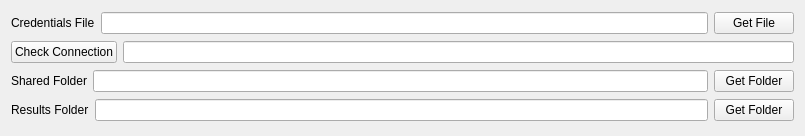
<?xml version="1.0" encoding="UTF-8"?>
<ui version="4.0">
 <class>Form</class>
 <widget class="QWidget" name="Form">
  <property name="geometry">
   <rect>
    <x>0</x>
    <y>0</y>
    <width>805</width>
    <height>136</height>
   </rect>
  </property>
  <property name="windowTitle">
   <string>Form</string>
  </property>
  <layout class="QVBoxLayout" name="verticalLayout">
   <item>
    <layout class="QHBoxLayout" name="horizontalLayout">
     <item>
      <widget class="QLabel" name="label">
       <property name="text">
        <string>Credentials File</string>
       </property>
      </widget>
     </item>
     <item>
      <widget class="QLineEdit" name="credential_file_edit_line"/>
     </item>
     <item>
      <widget class="QPushButton" name="get_credential_file_button">
       <property name="text">
        <string>Get File</string>
       </property>
      </widget>
     </item>
    </layout>
   </item>
   <item>
    <layout class="QHBoxLayout" name="horizontalLayout_3">
     <item>
      <widget class="QPushButton" name="check_connection_button">
       <property name="text">
        <string>Check Connection</string>
       </property>
      </widget>
     </item>
     <item>
      <widget class="QLineEdit" name="status_edit_line"/>
     </item>
    </layout>
   </item>
   <item>
    <layout class="QHBoxLayout" name="horizontalLayout_2">
     <item>
      <widget class="QLabel" name="label_2">
       <property name="text">
        <string>Shared Folder</string>
       </property>
      </widget>
     </item>
     <item>
      <widget class="QLineEdit" name="shared_folder_edit_line"/>
     </item>
     <item>
      <widget class="QPushButton" name="get_shared_folder_button">
       <property name="text">
        <string>Get Folder</string>
       </property>
      </widget>
     </item>
    </layout>
   </item>
   <item>
    <layout class="QHBoxLayout" name="horizontalLayout_4">
     <item>
      <widget class="QLabel" name="label_3">
       <property name="text">
        <string>Results Folder</string>
       </property>
      </widget>
     </item>
     <item>
      <widget class="QLineEdit" name="results_folder_eddit_line"/>
     </item>
     <item>
      <widget class="QPushButton" name="get_results_folder_button">
       <property name="text">
        <string>Get Folder</string>
       </property>
      </widget>
     </item>
    </layout>
   </item>
  </layout>
 </widget>
 <resources/>
 <connections/>
</ui>
